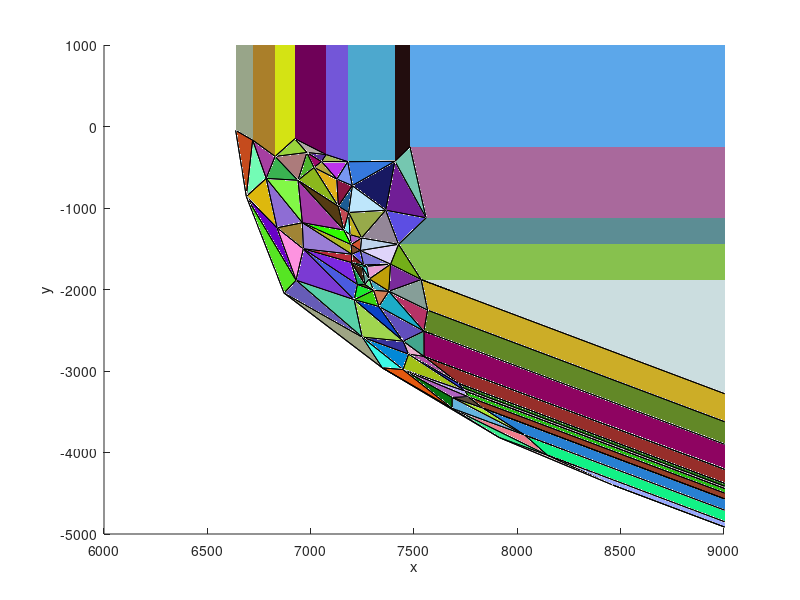

Here is the MATLAB script that generated this plot:


a = [11.1303	-25.8272	86.4345]

figure();
axis([6000 9000 -5000 1000 -10000 0])
%axis([-250 0 -300 -50 -500 -100])
%axis([-2 20 -35 20 55 100])
hold on;
xlabel('x')
ylabel('y')
zlabel('z')

scatter3([a(1)], [a(2)], [a(3)], [10])

patch([6637.19 6637.19 6637.19 ], [1e+20 -1.66835e+07 -47.9483 ], [-8030.09 1e+20 -5856.82 ], [0.840188 0.394383 0.783099 ]);
patch([3.00762e+06 3.00135e+06 4.00768e+06 ], [-2.77741e+06 -2.77334e+06 -3.68401e+06 ], [2.99274e+06 2.99202e+06 3.99317e+06 ], [0.79844 0.911647 0.197551 ]);
patch([3.00135e+06 4.00868e+06 4.00768e+06 ], [-2.77334e+06 -3.68627e+06 -3.68401e+06 ], [2.99202e+06 3.99924e+06 3.99317e+06 ], [0.335223 0.76823 0.277775 ]);
patch([1e+20 3.00762e+06 4.00768e+06 ], [-1.66835e+07 -2.77741e+06 -3.68401e+06 ], [-8030.09 2.99274e+06 3.99317e+06 ], [0.55397 0.477397 0.628871 ]);
patch([1e+20 5.00875e+06 4.00768e+06 ], [-1.66835e+07 -4.54102e+06 -3.68401e+06 ], [-8030.09 4.9993e+06 3.99317e+06 ], [0.364784 0.513401 0.95223 ]);
patch([5.00875e+06 4.00868e+06 4.00768e+06 ], [-4.54102e+06 -3.68627e+06 -3.68401e+06 ], [4.9993e+06 3.99924e+06 3.99317e+06 ], [0.916195 0.635712 0.717297 ]);
patch([6637.19 5.00875e+06 4.00868e+06 ], [-1.66835e+07 -4.54102e+06 -3.68627e+06 ], [1e+20 4.9993e+06 3.99924e+06 ], [0.141603 0.606969 0.0163006 ]);
patch([6637.19 3.00135e+06 4.00868e+06 ], [-1.66835e+07 -2.77334e+06 -3.68627e+06 ], [1e+20 2.99202e+06 3.99924e+06 ], [0.242887 0.137232 0.804177 ]);
patch([6637.19 1.00854e+06 2.00861e+06 ], [-1.66835e+07 -956811 -1.87262e+06 ], [1e+20 999116 1.99928e+06 ], [0.156679 0.400944 0.12979 ]);
patch([1.00854e+06 2.00861e+06 1.00816e+06 ], [-956811 -1.87262e+06 -956367 ], [999116 1.99928e+06 997253 ], [0.108809 0.998925 0.218257 ]);
patch([2.00861e+06 2.00774e+06 1.00816e+06 ], [-1.87262e+06 -1.87138e+06 -956367 ], [1.99928e+06 1.99513e+06 997253 ], [0.512932 0.839112 0.61264 ]);
patch([2.00774e+06 1.00816e+06 1.00802e+06 ], [-1.87138e+06 -956367 -956111 ], [1.99513e+06 997253 996292 ], [0.296032 0.637552 0.524287 ]);
patch([2.00774e+06 1.00773e+06 1.00802e+06 ], [-1.87138e+06 -955614 -956111 ], [1.99513e+06 995034 996292 ], [0.493583 0.972775 0.292517 ]);
patch([1.00773e+06 8035.75 1.00802e+06 ], [-955614 -3786.2 -956111 ], [995034 -3669.47 996292 ], [0.771358 0.526745 0.769914 ]);
patch([1.00854e+06 8461.71 1.00816e+06 ], [-956811 -4399.08 -956367 ], [999116 -1298.81 997253 ], [0.400229 0.891529 0.283315 ]);
patch([1.00816e+06 1.00802e+06 8144.32 ], [-956367 -956111 -4031.83 ], [997253 996292 -2635.77 ], [0.352458 0.807725 0.919026 ]);
patch([8035.75 1.00802e+06 8144.32 ], [-3786.2 -956111 -4031.83 ], [-3669.47 996292 -2635.77 ], [0.0697553 0.949327 0.525995 ]);
patch([2.00755e+06 2.00774e+06 1.0077e+06 ], [-1.87005e+06 -1.87138e+06 -955141 ], [1.99263e+06 1.99513e+06 993791 ], [0.0860558 0.192214 0.663227 ]);
patch([7346.14 7684.56 7446.91 ], [-2960.8 -3458.52 -2982.23 ], [-4559.08 -3825.95 -5065 ], [0.890233 0.348893 0.0641713 ]);
patch([7684.56 7684.78 7446.91 ], [-3458.52 -3324.39 -2982.23 ], [-3825.95 -4536.31 -5065 ], [0.020023 0.457702 0.0630958 ]);
patch([7346.14 7249.35 7446.91 ], [-2960.8 -2584.23 -2982.23 ], [-4559.08 -5707.44 -5065 ], [0.23828 0.970634 0.902208 ]);
patch([2.00774e+06 1.0077e+06 1.00759e+06 ], [-1.87138e+06 -955141 -955211 ], [1.99513e+06 993791 994085 ], [0.85092 0.266666 0.53976 ]);
patch([2.00774e+06 1.00759e+06 1.00768e+06 ], [-1.87138e+06 -955211 -955472 ], [1.99513e+06 994085 994671 ], [0.375207 0.760249 0.512535 ]);
patch([1.00773e+06 239873 874168 ], [-955614 -224357 -828373 ], [995034 227238 861328 ], [0.667724 0.531606 0.0392803 ]);
patch([2.00774e+06 1.00768e+06 1.00769e+06 ], [-1.87138e+06 -955472 -955526 ], [1.99513e+06 994671 994822 ], [0.437638 0.931835 0.93081 ]);
patch([2.00774e+06 1.00773e+06 1.00769e+06 ], [-1.87138e+06 -955614 -955526 ], [1.99513e+06 995034 994822 ], [0.720952 0.284293 0.738534 ]);
patch([1.00773e+06 874168 1.00769e+06 ], [-955614 -828373 -955526 ], [995034 861328 994822 ], [0.639979 0.354049 0.687861 ]);
patch([630803 1.00768e+06 874146 ], [-596558 -955472 -828307 ], [617821 994671 861165 ], [0.165974 0.440105 0.880075 ]);
patch([630803 874168 874146 ], [-596558 -828373 -828307 ], [617821 861328 861165 ], [0.829201 0.330337 0.228968 ]);
patch([1.00768e+06 1.00769e+06 1.00766e+06 ], [-955472 -955526 -955462 ], [994671 994822 994678 ], [0.893372 0.35036 0.68667 ]);
patch([1.00768e+06 874146 1.00766e+06 ], [-955472 -828307 -955462 ], [994671 861165 994678 ], [0.956468 0.58864 0.657304 ]);
patch([1.00769e+06 874146 1.00766e+06 ], [-955526 -828307 -955462 ], [994822 861165 994678 ], [0.858676 0.43956 0.92397 ]);
patch([874168 1.00769e+06 874146 ], [-828373 -955526 -828307 ], [861328 994822 861165 ], [0.398437 0.814767 0.684219 ]);
patch([630803 1.00759e+06 1.00768e+06 ], [-596558 -955211 -955472 ], [617821 994085 994671 ], [0.910972 0.482491 0.215825 ]);
patch([1.0077e+06 7548.27 1.00759e+06 ], [-955141 -2821.53 -955211 ], [993791 -5872.7 994085 ], [0.950252 0.920128 0.14766 ]);
patch([7548.27 193080 1.00759e+06 ], [-2821.53 -179593 -955211 ], [-5872.7 179838 994085 ], [0.881062 0.641081 0.431953 ]);
patch([193080 1.00759e+06 179765 ], [-179593 -955211 -166982 ], [179838 994085 166717 ], [0.619596 0.281059 0.786002 ]);
patch([630803 1.00759e+06 179765 ], [-596558 -955211 -166982 ], [617821 994085 166717 ], [0.307458 0.447034 0.226107 ]);
patch([630803 874168 239853 ], [-596558 -828373 -224282 ], [617821 861328 227030 ], [0.187533 0.276235 0.556444 ]);
patch([239873 874168 239853 ], [-224357 -828373 -224282 ], [227238 861328 227030 ], [0.416501 0.169607 0.906804 ]);
patch([179765 239842 79057.7 ], [-166982 -224232 -71133.6 ], [166717 226898 66204.6 ], [0.103171 0.126075 0.495444 ]);
patch([7717.43 179765 79057.7 ], [-3154.28 -166982 -71133.6 ], [-5245.45 166717 66204.6 ], [0.760475 0.984752 0.935004 ]);
patch([7684.78 7446.91 7763.87 ], [-3324.39 -2982.23 -3317.12 ], [-4536.31 -5065 -4819.61 ], [0.684445 0.383188 0.749771 ]);
patch([7684.78 7834.06 7763.87 ], [-3324.39 -3456.49 -3317.12 ], [-4536.31 -4468.34 -4819.61 ], [0.368664 0.29416 0.232262 ]);
patch([7834.06 239873 7763.87 ], [-3456.49 -224357 -3317.12 ], [-4468.34 227238 -4819.61 ], [0.584489 0.244413 0.15239 ]);
patch([239853 79057.7 7747.1 ], [-224282 -71133.6 -3245.76 ], [227030 66204.6 -5019.5 ], [0.732149 0.125475 0.79347 ]);
patch([239873 7763.87 7747.1 ], [-224357 -3317.12 -3245.76 ], [227238 -4819.61 -5019.5 ], [0.164102 0.745071 0.0745298 ]);
patch([239873 239853 7747.1 ], [-224357 -224282 -3245.76 ], [227238 227030 -5019.5 ], [0.950104 0.0525293 0.521563 ]);
patch([7717.43 7473.35 7747.1 ], [-3154.28 -2793.26 -3245.76 ], [-5245.45 -5794.03 -5019.5 ], [0.176211 0.240062 0.797798 ]);
patch([7446.91 7763.87 7747.1 ], [-2982.23 -3317.12 -3245.76 ], [-5065 -4819.61 -5019.5 ], [0.732654 0.656564 0.967405 ]);
patch([7446.91 7473.35 7747.1 ], [-2982.23 -2793.26 -3245.76 ], [-5065 -5794.03 -5019.5 ], [0.639458 0.759735 0.0934805 ]);
patch([7717.43 79057.7 7742.52 ], [-3154.28 -71133.6 -3214.16 ], [-5245.45 66204.6 -5109.56 ], [0.134902 0.52021 0.0782321 ]);
patch([7717.43 7747.1 7742.52 ], [-3154.28 -3245.76 -3214.16 ], [-5245.45 -5019.5 -5109.56 ], [0.0699064 0.204655 0.46142 ]);
patch([79057.7 7747.1 7742.52 ], [-71133.6 -3245.76 -3214.16 ], [66204.6 -5019.5 -5109.56 ], [0.819677 0.573319 0.755581 ]);
patch([239853 239842 79057.7 ], [-224282 -224232 -71133.6 ], [227030 226898 66204.6 ], [0.0519388 0.157807 0.999994 ]);
patch([630803 179765 239842 ], [-596558 -166982 -224232 ], [617821 166717 226898 ], [0.204329 0.889956 0.125468 ]);
patch([630803 239853 239842 ], [-596558 -224282 -224232 ], [617821 227030 226898 ], [0.997799 0.0540576 0.87054 ]);
patch([7717.43 193080 179765 ], [-3154.28 -179593 -166982 ], [-5245.45 179838 166717 ], [0.0723288 0.00416161 0.923069 ]);
patch([7717.43 7548.27 193080 ], [-3154.28 -2821.53 -179593 ], [-5245.45 -5872.7 179838 ], [0.593892 0.180372 0.163131 ]);
patch([78897.2 1.0077e+06 7548.27 ], [-70579.9 -955141 -2821.53 ], [65059.1 993791 -5872.7 ], [0.39169 0.913027 0.819695 ]);
patch([1e+20 7558.26 7425.3 ], [-1.66835e+07 -1120.24 -1445.25 ], [-8030.09 -7932.43 -7737.86 ], [0.359095 0.552485 0.57943 ]);
patch([7534.9 7386.67 7425.3 ], [-1878.79 -1689.56 -1445.25 ], [-7417.44 -7546.23 -7737.86 ], [0.452576 0.687387 0.0996401 ]);
patch([1e+20 7534.9 7425.3 ], [-1.66835e+07 -1878.79 -1445.25 ], [-8030.09 -7417.44 -7737.86 ], [0.530808 0.757294 0.304295 ]);
patch([6836.89 6929.3 6964.47 ], [-1242.28 -1886.85 -1501.32 ], [-6967.46 -6279 -7057.5 ], [0.992228 0.576971 0.877614 ]);
patch([7378.37 7386.67 7283.57 ], [-2021.63 -1689.56 -1871.07 ], [-7169.7 -7546.23 -7254.15 ], [0.747809 0.62891 0.0354209 ]);
patch([7246.17 7425.3 7240.43 ], [-1367.5 -1445.25 -1522.1 ], [-7621.3 -7737.86 -7530.73 ], [0.747803 0.833239 0.925377 ]);
patch([7386.67 7425.3 7240.43 ], [-1689.56 -1445.25 -1522.1 ], [-7546.23 -7737.86 -7530.73 ], [0.873271 0.831038 0.979434 ]);
patch([7363.26 7183.61 7201.55 ], [-1027.62 -1055.31 -726.312 ], [-7854.76 -7684.23 -7768.61 ], [0.743811 0.903366 0.983596 ]);
patch([6637.19 6719.22 6828.02 ], [1e+20 -167.303 -367.74 ], [-8030.09 -7148.19 -7383.33 ], [0.66688 0.497259 0.163968 ]);
patch([6637.19 6923.52 6828.02 ], [1e+20 -150.258 -367.74 ], [-8030.09 -7534.02 -7383.33 ], [0.830012 0.888949 0.0769947 ]);
patch([6719.22 6784.77 6828.02 ], [-167.303 -636.852 -367.74 ], [-7148.19 -7242.7 -7383.33 ], [0.649707 0.248044 0.62948 ]);
patch([6784.77 6828.02 6938.69 ], [-636.852 -367.74 -659.949 ], [-7242.7 -7383.33 -7480.89 ], [0.229137 0.70062 0.316867 ]);
patch([7133.7 7160.32 6938.69 ], [-977.655 -1270.94 -659.949 ], [-7649.49 -7571.76 -7480.89 ], [0.328777 0.231428 0.074161 ]);
patch([6959.5 7160.32 6938.69 ], [-1181.02 -1270.94 -659.949 ], [-7291.73 -7571.76 -7480.89 ], [0.633072 0.223656 0.651132 ]);
patch([6784.77 6959.5 6938.69 ], [-636.852 -1181.02 -659.949 ], [-7242.7 -7291.73 -7480.89 ], [0.510686 0.971466 0.280042 ]);
patch([7133.7 7016.07 6938.69 ], [-977.655 -502.395 -659.949 ], [-7649.49 -7604.83 -7480.89 ], [0.546107 0.719269 0.113281 ]);
patch([7179.28 7201.55 7126.35 ], [-431.468 -726.312 -645.575 ], [-7786.61 -7768.61 -7706.87 ], [0.471483 0.59254 0.944318 ]);
patch([6637.19 7179.28 7075.13 ], [1e+20 -431.468 -345.181 ], [-8030.09 -7786.61 -7688.32 ], [0.450918 0.336351 0.847684 ]);
patch([6637.19 6923.52 7075.13 ], [1e+20 -150.258 -345.181 ], [-8030.09 -7534.02 -7688.32 ], [0.434513 0.00323146 0.344943 ]);
patch([6923.52 6828.02 6982.12 ], [-150.258 -367.74 -319.249 ], [-7534.02 -7383.33 -7590.7 ], [0.598481 0.833243 0.233892 ]);
patch([6828.02 6938.69 6982.12 ], [-367.74 -659.949 -319.249 ], [-7383.33 -7480.89 -7590.7 ], [0.675476 0.48295 0.481936 ]);
patch([7016.07 6938.69 6982.12 ], [-502.395 -659.949 -319.249 ], [-7604.83 -7480.89 -7590.7 ], [0.304956 0.712087 0.182556 ]);
patch([7016.07 7052.57 6982.12 ], [-502.395 -430.659 -319.249 ], [-7604.83 -7655.75 -7590.7 ], [0.621823 0.0408643 0.413984 ]);
patch([6923.52 7075.13 6982.12 ], [-150.258 -345.181 -319.249 ], [-7534.02 -7688.32 -7590.7 ], [0.695984 0.673936 0.63764 ]);
patch([7052.57 7075.13 6982.12 ], [-430.659 -345.181 -319.249 ], [-7655.75 -7688.32 -7590.7 ], [0.347116 0.184622 0.609106 ]);
patch([7179.28 7052.57 7075.13 ], [-431.468 -430.659 -345.181 ], [-7786.61 -7655.75 -7688.32 ], [0.627158 0.730729 0.328374 ]);
patch([7179.28 7126.35 7052.57 ], [-431.468 -645.575 -430.659 ], [-7786.61 -7706.87 -7655.75 ], [0.740438 0.202213 0.920914 ]);
patch([7016.07 7126.35 7052.57 ], [-502.395 -645.575 -430.659 ], [-7604.83 -7706.87 -7655.75 ], [0.684757 0.65313 0.257265 ]);
patch([7133.7 7201.55 7126.35 ], [-977.655 -726.312 -645.575 ], [-7649.49 -7768.61 -7706.87 ], [0.532441 0.0876436 0.260497 ]);
patch([7133.7 7016.07 7126.35 ], [-977.655 -502.395 -645.575 ], [-7649.49 -7604.83 -7706.87 ], [0.877384 0.686125 0.0937402 ]);
patch([7133.7 7183.61 7201.55 ], [-977.655 -1055.31 -726.312 ], [-7649.49 -7684.23 -7768.61 ], [0.111276 0.361601 0.576691 ]);
patch([7246.17 7363.26 7183.61 ], [-1367.5 -1027.62 -1055.31 ], [-7621.3 -7854.76 -7684.23 ], [0.593211 0.666557 0.288778 ]);
patch([7133.7 7160.32 7183.61 ], [-977.655 -1270.94 -1055.31 ], [-7649.49 -7571.76 -7684.23 ], [0.775767 0.288379 0.329642 ]);
patch([6959.5 7160.32 7195.51 ], [-1181.02 -1270.94 -1448.94 ], [-7291.73 -7571.76 -7524.06 ], [0.189751 0.984363 0.00357857 ]);
patch([7246.17 7240.43 7195.51 ], [-1367.5 -1522.1 -1448.94 ], [-7621.3 -7530.73 -7524.06 ], [0.827391 0.331479 0.188201 ]);
patch([7160.32 7183.61 7190.44 ], [-1270.94 -1055.31 -1327.18 ], [-7571.76 -7684.23 -7582.28 ], [0.436497 0.958637 0.91893 ]);
patch([7246.17 7183.61 7190.44 ], [-1367.5 -1055.31 -1327.18 ], [-7621.3 -7684.23 -7582.28 ], [0.764871 0.699075 0.121143 ]);
patch([7246.17 7195.51 7190.44 ], [-1367.5 -1448.94 -1327.18 ], [-7621.3 -7524.06 -7582.28 ], [0.685786 0.383832 0.774273 ]);
patch([7160.32 7195.51 7190.44 ], [-1270.94 -1448.94 -1327.18 ], [-7571.76 -7524.06 -7582.28 ], [0.943051 0.916273 0.861917 ]);
patch([7196.79 7255.7 7250.22 ], [-1669.15 -1698.63 -1727.24 ], [-7364.72 -7413.69 -7377.05 ], [0.203548 0.793657 0.548042 ]);
patch([7283.57 7270.52 7250.22 ], [-1871.07 -1715.06 -1727.24 ], [-7254.15 -7414.25 -7377.05 ], [0.297288 0.904932 0.909643 ]);
patch([7270.52 7255.7 7250.22 ], [-1715.06 -1698.63 -1727.24 ], [-7414.25 -7413.69 -7377.05 ], [0.873979 0.498144 0.5762 ]);
patch([7386.67 7270.52 7255.7 ], [-1689.56 -1715.06 -1698.63 ], [-7546.23 -7414.25 -7413.69 ], [0.162757 0.273911 0.864579 ]);
patch([7386.67 7240.43 7255.7 ], [-1689.56 -1522.1 -1698.63 ], [-7546.23 -7530.73 -7413.69 ], [0.492399 0.463662 0.848942 ]);
patch([7240.43 7195.51 7199.05 ], [-1522.1 -1448.94 -1567.29 ], [-7530.73 -7524.06 -7446.96 ], [0.495977 0.291053 0.180421 ]);
patch([6959.5 7195.51 7199.05 ], [-1181.02 -1448.94 -1567.29 ], [-7291.73 -7524.06 -7446.96 ], [0.684178 0.72755 0.139058 ]);
patch([6959.5 6964.47 7199.05 ], [-1181.02 -1501.32 -1567.29 ], [-7291.73 -7057.5 -7446.96 ], [0.603109 0.492422 0.838134 ]);
patch([6964.47 7196.79 7199.05 ], [-1501.32 -1669.15 -1567.29 ], [-7057.5 -7364.72 -7446.96 ], [0.724252 0.178208 0.221966 ]);
patch([7196.79 7255.7 7199.05 ], [-1669.15 -1698.63 -1567.29 ], [-7364.72 -7413.69 -7446.96 ], [0.498525 0.121259 0.138238 ]);
patch([7240.43 7255.7 7199.05 ], [-1522.1 -1698.63 -1567.29 ], [-7530.73 -7413.69 -7446.96 ], [0.360443 0.324807 0.931895 ]);
patch([7386.67 7283.57 7270.52 ], [-1689.56 -1871.07 -1715.06 ], [-7546.23 -7254.15 -7414.25 ], [0.908485 0.622095 0.836828 ]);
patch([7329.71 7378.37 7304.05 ], [-2208.66 -2021.63 -2010.09 ], [-6816.31 -7169.7 -7108.29 ], [0.818128 0.496074 0.334972 ]);
patch([7283.57 7250.22 7262.1 ], [-1871.07 -1727.24 -1936.91 ], [-7254.15 -7377.05 -7148.52 ], [0.394327 0.658831 0.608883 ]);
patch([7196.79 7250.22 7262.1 ], [-1669.15 -1727.24 -1936.91 ], [-7364.72 -7377.05 -7148.52 ], [0.258906 0.15123 0.072545 ]);
patch([7226.02 7196.79 7262.1 ], [-1938.98 -1669.15 -1936.91 ], [-7089.2 -7364.72 -7148.52 ], [0.107848 0.647207 0.363598 ]);
patch([7226.02 7304.05 7262.1 ], [-1938.98 -2010.09 -1936.91 ], [-7089.2 -7108.29 -7148.52 ], [0.28827 0.331386 0.0911486 ]);
patch([7283.57 7304.05 7262.1 ], [-1871.07 -2010.09 -1936.91 ], [-7254.15 -7108.29 -7148.52 ], [0.427328 0.934495 0.58357 ]);
patch([7378.37 7283.57 7304.05 ], [-2021.63 -1871.07 -2010.09 ], [-7169.7 -7254.15 -7108.29 ], [0.265461 0.658747 0.761778 ]);
patch([7226.02 6964.47 7196.79 ], [-1938.98 -1501.32 -1669.15 ], [-7089.2 -7057.5 -7364.72 ], [0.487427 0.157272 0.883037 ]);
patch([6836.89 6959.5 6964.47 ], [-1242.28 -1181.02 -1501.32 ], [-6967.46 -7291.73 -7057.5 ], [0.625665 0.517715 0.207844 ]);
patch([6836.89 6784.77 6959.5 ], [-1242.28 -636.852 -1181.02 ], [-6967.46 -7242.7 -7291.73 ], [0.557561 0.426199 0.829939 ]);
patch([6637.19 6637.19 6688.48 ], [-1.66835e+07 -47.9483 -858.172 ], [1e+20 -5856.82 -6595.1 ], [0.394388 0.244327 0.326013 ]);
patch([6637.19 6871.41 6688.48 ], [-1.66835e+07 -2044.02 -858.172 ], [1e+20 -4759.94 -6595.1 ], [0.72936 0.638654 0.984845 ]);
patch([6871.41 6929.3 6688.48 ], [-2044.02 -1886.85 -858.172 ], [-4759.94 -6279 -6595.1 ], [0.338243 0.89756 0.136075 ]);
patch([6836.89 6929.3 6688.48 ], [-1242.28 -1886.85 -858.172 ], [-6967.46 -6279 -6595.1 ], [0.410788 0.00540855 0.783282 ]);
patch([6637.19 6719.22 6688.48 ], [-47.9483 -167.303 -858.172 ], [-5856.82 -7148.19 -6595.1 ], [0.774386 0.293678 0.114668 ]);
patch([6836.89 6784.77 6688.48 ], [-1242.28 -636.852 -858.172 ], [-6967.46 -7242.7 -6595.1 ], [0.865535 0.721006 0.0491625 ]);
patch([6719.22 6784.77 6688.48 ], [-167.303 -636.852 -858.172 ], [-7148.19 -7242.7 -6595.1 ], [0.449105 0.986467 0.707909 ]);
patch([7179.28 7201.55 7407.55 ], [-431.468 -726.312 -427.428 ], [-7786.61 -7768.61 -7985.66 ], [0.210883 0.473894 0.865181 ]);
patch([7363.26 7201.55 7407.55 ], [-1027.62 -726.312 -427.428 ], [-7854.76 -7768.61 -7985.66 ], [0.0939195 0.0995593 0.382896 ]);
patch([6637.19 7179.28 7407.55 ], [1e+20 -431.468 -427.428 ], [-8030.09 -7786.61 -7985.66 ], [0.301763 0.65712 0.809095 ]);
patch([6637.19 7480.67 7407.55 ], [1e+20 -247.341 -427.428 ], [-8030.09 -8030.09 -7985.66 ], [0.131702 0.0515083 0.0534223 ]);
patch([7480.67 7558.26 7407.55 ], [-247.341 -1120.24 -427.428 ], [-8030.09 -7932.43 -7985.66 ], [0.457716 0.780868 0.692076 ]);
patch([7558.26 7363.26 7407.55 ], [-1120.24 -1027.62 -427.428 ], [-7932.43 -7854.76 -7985.66 ], [0.44256 0.119111 0.589637 ]);
patch([7246.17 7425.3 7363.26 ], [-1367.5 -1445.25 -1027.62 ], [-7621.3 -7737.86 -7854.76 ], [0.578635 0.529899 0.595045 ]);
patch([7558.26 7425.3 7363.26 ], [-1120.24 -1445.25 -1027.62 ], [-7932.43 -7737.86 -7854.76 ], [0.361917 0.304285 0.888723 ]);
patch([7534.9 7378.37 7386.67 ], [-1878.79 -2021.63 -1689.56 ], [-7417.44 -7169.7 -7546.23 ], [0.476585 0.16982 0.609729 ]);
patch([7534.9 7565.84 7378.37 ], [-1878.79 -2253.25 -2021.63 ], [-7417.44 -6945.81 -7169.7 ], [0.525747 0.618925 0.596196 ]);
patch([7329.71 7304.05 7210.63 ], [-2208.66 -2010.09 -2125.4 ], [-6816.31 -7108.29 -6745.57 ], [0.233656 0.829808 0.0700902 ]);
patch([7226.02 7304.05 7210.63 ], [-1938.98 -2010.09 -2125.4 ], [-7089.2 -7108.29 -6745.57 ], [0.0988374 0.923728 0.16965 ]);
patch([6929.3 6964.47 7210.63 ], [-1886.85 -1501.32 -2125.4 ], [-6279 -7057.5 -6745.57 ], [0.481733 0.225491 0.826769 ]);
patch([7226.02 6964.47 7210.63 ], [-1938.98 -1501.32 -2125.4 ], [-7089.2 -7057.5 -6745.57 ], [0.290829 0.357193 0.878278 ]);
patch([6929.3 7249.35 7210.63 ], [-1886.85 -2584.23 -2125.4 ], [-6279 -5707.44 -6745.57 ], [0.344251 0.814909 0.659146 ]);
patch([7329.71 7210.63 7447.76 ], [-2208.66 -2125.4 -2634.37 ], [-6816.31 -6745.57 -6131.63 ], [0.0363274 0.257469 0.778257 ]);
patch([7249.35 7210.63 7447.76 ], [-2584.23 -2125.4 -2634.37 ], [-5707.44 -6745.57 -6131.63 ], [0.625964 0.836104 0.308157 ]);
patch([7249.35 7473.35 7447.76 ], [-2584.23 -2793.26 -2634.37 ], [-5707.44 -5794.03 -6131.63 ], [0.221009 0.198021 0.612442 ]);
patch([7329.71 7378.37 7547.87 ], [-2208.66 -2021.63 -2511.17 ], [-6816.31 -7169.7 -6501.36 ], [0.109733 0.674605 0.782262 ]);
patch([7565.84 7378.37 7547.87 ], [-2253.25 -2021.63 -2511.17 ], [-6945.81 -7169.7 -6501.36 ], [0.719462 0.200352 0.401188 ]);
patch([78897.2 1.0077e+06 7547.87 ], [-70579.9 -955141 -2511.17 ], [65059.1 993791 -6501.36 ], [0.315658 0.434009 0.230996 ]);
patch([384195 7565.84 7547.87 ], [-360952 -2253.25 -2511.17 ], [369669 -6945.81 -6501.36 ], [0.385748 0.532846 0.154724 ]);
patch([78897.2 7548.27 7547.87 ], [-70579.9 -2821.53 -2511.17 ], [65059.1 -5872.7 -6501.36 ], [0.555398 0.0145793 0.380215 ]);
patch([7329.71 7447.76 7547.87 ], [-2208.66 -2634.37 -2511.17 ], [-6816.31 -6131.63 -6501.36 ], [0.382167 0.305408 0.737408 ]);
patch([7548.27 7447.76 7547.87 ], [-2821.53 -2634.37 -2511.17 ], [-5872.7 -6131.63 -6501.36 ], [0.260445 0.649659 0.552316 ]);
patch([7473.35 7548.27 7447.76 ], [-2793.26 -2821.53 -2634.37 ], [-5794.03 -5872.7 -6131.63 ], [0.919591 0.685986 0.809785 ]);
patch([7717.43 7473.35 7548.27 ], [-3154.28 -2793.26 -2821.53 ], [-5245.45 -5794.03 -5872.7 ], [0.697848 0.31195 0.645889 ]);
patch([7249.35 7446.91 7473.35 ], [-2584.23 -2982.23 -2793.26 ], [-5707.44 -5065 -5794.03 ], [0.00600477 0.53296 0.84391 ]);
patch([6871.41 7346.14 7249.35 ], [-2044.02 -2960.8 -2584.23 ], [-4759.94 -4559.08 -5707.44 ], [0.618447 0.642693 0.518515 ]);
patch([6871.41 6929.3 7249.35 ], [-2044.02 -1886.85 -2584.23 ], [-4759.94 -6279 -5707.44 ], [0.400709 0.362154 0.718867 ]);
patch([7534.9 384195 7565.84 ], [-1878.79 -360952 -2253.25 ], [-7417.44 369669 -6945.81 ], [0.801897 0.677812 0.152876 ]);
patch([1.00754e+06 7534.9 384195 ], [-954316 -1878.79 -360952 ], [992613 -7417.44 369669 ], [0.0328927 0.0635606 0.685722 ]);
patch([384195 7547.87 1.00766e+06 ], [-360952 -2511.17 -954760 ], [369669 -6501.36 993161 ], [0.187616 0.618958 0.700301 ]);
patch([1.0077e+06 7547.87 1.00766e+06 ], [-955141 -2511.17 -954760 ], [993791 -6501.36 993161 ], [0.567831 0.00112548 0.00570914 ]);
patch([2.00755e+06 1.0077e+06 1.00766e+06 ], [-1.87005e+06 -955141 -954760 ], [1.99263e+06 993791 993161 ], [0.305239 0.26157 0.655368 ]);
patch([1.00754e+06 2.00755e+06 1.00766e+06 ], [-954316 -1.87005e+06 -954760 ], [992613 1.99263e+06 993161 ], [0.857555 0.181161 0.341354 ]);
patch([1.00754e+06 384195 1.00766e+06 ], [-954316 -360952 -954760 ], [992613 369669 993161 ], [0.667341 0.879009 0.653305 ]);
patch([1.00773e+06 7834.06 239873 ], [-955614 -3456.49 -224357 ], [995034 -4468.34 227238 ], [0.31323 0.885014 0.186265 ]);
patch([1.00773e+06 8035.75 7834.06 ], [-955614 -3786.2 -3456.49 ], [995034 -3669.47 -4468.34 ], [0.157139 0.503461 0.828957 ]);
patch([8035.75 7684.78 7834.06 ], [-3786.2 -3324.39 -3456.49 ], [-3669.47 -4536.31 -4468.34 ], [0.675654 0.90417 0.191112 ]);
patch([8035.75 7684.56 7684.78 ], [-3786.2 -3458.52 -3324.39 ], [-3669.47 -3825.95 -4536.31 ], [0.394521 0.706067 0.868924 ]);
patch([7346.14 7913.63 7684.56 ], [-2960.8 -3818.03 -3458.52 ], [-4559.08 -2188.2 -3825.95 ], [0.547397 0.738959 0.932485 ]);
patch([7913.63 8144.32 7684.56 ], [-3818.03 -4031.83 -3458.52 ], [-2188.2 -2635.77 -3825.95 ], [0.233119 0.926576 0.551443 ]);
patch([8035.75 8144.32 7684.56 ], [-3786.2 -4031.83 -3458.52 ], [-3669.47 -2635.77 -3825.95 ], [0.93342 0.494407 0.552568 ]);
patch([7913.63 8461.71 8144.32 ], [-3818.03 -4399.08 -4031.83 ], [-2188.2 -1298.81 -2635.77 ], [0.939129 0.799646 0.814139 ]);
patch([8461.71 1.00816e+06 8144.32 ], [-4399.08 -956367 -4031.83 ], [-1298.81 997253 -2635.77 ], [0.594497 0.657201 0.9953 ]);
patch([6637.19 1.00854e+06 8461.71 ], [-1.66835e+07 -956811 -4399.08 ], [1e+20 999116 -1298.81 ], [0.935852 0.324541 0.874309 ]);
patch([6637.19 7913.63 8461.71 ], [-1.66835e+07 -3818.03 -4399.08 ], [1e+20 -2188.2 -1298.81 ], [0.589157 0.637771 0.759324 ]);
patch([6637.19 7346.14 7913.63 ], [-1.66835e+07 -2960.8 -3818.03 ], [1e+20 -4559.08 -2188.2 ], [0.775421 0.79491 0.262785 ]);
patch([6637.19 6871.41 7346.14 ], [-1.66835e+07 -2044.02 -2960.8 ], [1e+20 -4759.94 -4559.08 ], [0.604379 0.470564 0.166955 ]);
patch([1e+20 1.00754e+06 7534.9 ], [-1.66835e+07 -954316 -1878.79 ], [-8030.09 992613 -7417.44 ], [0.79549 0.865086 0.873021 ]);
patch([1e+20 7480.67 7558.26 ], [-1.66835e+07 -247.341 -1120.24 ], [-8030.09 -8030.09 -7932.43 ], [0.664414 0.412483 0.611981 ]);
patch([6637.19 6637.19 6719.22 ], [1e+20 -47.9483 -167.303 ], [-8030.09 -5856.82 -7148.19 ], [0.596899 0.645601 0.538557 ]);
patch([3.00762e+06 2.00755e+06 2.00774e+06 ], [-2.77741e+06 -1.87005e+06 -1.87138e+06 ], [2.99274e+06 1.99263e+06 1.99513e+06 ], [0.148342 0.579022 0.0329634 ]);
patch([3.00762e+06 3.00135e+06 2.00774e+06 ], [-2.77741e+06 -2.77334e+06 -1.87138e+06 ], [2.99274e+06 2.99202e+06 1.99513e+06 ], [0.70091 0.518151 0.832609 ]);
patch([3.00135e+06 2.00861e+06 2.00774e+06 ], [-2.77334e+06 -1.87262e+06 -1.87138e+06 ], [2.99202e+06 1.99928e+06 1.99513e+06 ], [0.515049 0.112648 0.48981 ]);
patch([6637.19 3.00135e+06 2.00861e+06 ], [-1.66835e+07 -2.77334e+06 -1.87262e+06 ], [1e+20 2.99202e+06 1.99928e+06 ], [0.510349 0.0484997 0.814351 ]);
patch([1e+20 3.00762e+06 2.00755e+06 ], [-1.66835e+07 -2.77741e+06 -1.87005e+06 ], [-8030.09 2.99274e+06 1.99263e+06 ], [0.384658 0.637656 0.452122 ]);
patch([1e+20 1.00754e+06 2.00755e+06 ], [-1.66835e+07 -954316 -1.87005e+06 ], [-8030.09 992613 1.99263e+06 ], [0.143982 0.413078 0.247033 ]);
patch([6637.19 1.20088e+07 1.00082e+07 ], [-1.66835e+07 -9.8897e+06 -8.46276e+06 ], [1e+20 1.19962e+07 9.99485e+06 ], [0.406767 0.0174566 0.717597 ]);
patch([1e+20 5.00875e+06 7.00929e+06 ], [-1.66835e+07 -4.54102e+06 -6.14189e+06 ], [-8030.09 4.9993e+06 7.00052e+06 ], [0.573721 0.812947 0.582682 ]);
patch([1e+20 1.00082e+07 7.00929e+06 ], [-1.66835e+07 -8.46276e+06 -6.14189e+06 ], [-8030.09 9.99485e+06 7.00052e+06 ], [0.446743 0.477361 0.995165 ]);
patch([6637.19 5.00875e+06 7.00929e+06 ], [-1.66835e+07 -4.54102e+06 -6.14189e+06 ], [1e+20 4.9993e+06 7.00052e+06 ], [0.0587232 0.0742604 0.640766 ]);
patch([6637.19 1.00082e+07 7.00929e+06 ], [-1.66835e+07 -8.46276e+06 -6.14189e+06 ], [1e+20 9.99485e+06 7.00052e+06 ], [0.59728 0.222602 0.219788 ]);
patch([1e+20 1.20088e+07 1.00082e+07 ], [-1.66835e+07 -9.8897e+06 -8.46276e+06 ], [-8030.09 1.19962e+07 9.99485e+06 ], [0.630243 0.923513 0.737939 ]);
patch([6637.19 2.60464e+07 2.43601e+07 ], [-1.66835e+07 -1.66835e+07 -1.63676e+07 ], [1e+20 2.60386e+07 2.4351e+07 ], [0.462852 0.438562 0.850586 ]);
patch([6637.19 2.09392e+07 2.43601e+07 ], [-1.66835e+07 -1.48504e+07 -1.63676e+07 ], [1e+20 2.09309e+07 2.4351e+07 ], [0.952662 0.948911 0.899086 ]);
patch([1e+20 2.60464e+07 2.43601e+07 ], [-1.66835e+07 -1.66835e+07 -1.63676e+07 ], [-8030.09 2.60386e+07 2.4351e+07 ], [0.767014 0.333569 0.536742 ]);
patch([1e+20 2.09392e+07 2.43601e+07 ], [-1.66835e+07 -1.48504e+07 -1.63676e+07 ], [-8030.09 2.09309e+07 2.4351e+07 ], [0.219136 0.477551 0.94982 ]);
patch([1e+20 1.20088e+07 1.40102e+07 ], [-1.66835e+07 -9.8897e+06 -1.11379e+07 ], [-8030.09 1.19962e+07 1.40016e+07 ], [0.466169 0.884318 0.967277 ]);
patch([1e+20 1.60092e+07 1.40102e+07 ], [-1.66835e+07 -1.23003e+07 -1.11379e+07 ], [-8030.09 1.59975e+07 1.40016e+07 ], [0.183765 0.458039 0.780224 ]);
patch([6637.19 1.20088e+07 1.40102e+07 ], [-1.66835e+07 -9.8897e+06 -1.11379e+07 ], [1e+20 1.19962e+07 1.40016e+07 ], [0.766448 0.904782 0.257585 ]);
patch([6637.19 1.60092e+07 1.40102e+07 ], [-1.66835e+07 -1.23003e+07 -1.11379e+07 ], [1e+20 1.59975e+07 1.40016e+07 ], [0.761612 0.963505 0.331846 ]);
patch([6637.19 2.09392e+07 1.60092e+07 ], [-1.66835e+07 -1.48504e+07 -1.23003e+07 ], [1e+20 2.09309e+07 1.59975e+07 ], [0.402379 0.560785 0.554448 ]);
patch([1e+20 2.09392e+07 1.60092e+07 ], [-1.66835e+07 -1.48504e+07 -1.23003e+07 ], [-8030.09 2.09309e+07 1.59975e+07 ], [0.622167 0.191028 0.477961 ]);
patch([1e+20 6637.19 7480.67 ], [-1.66835e+07 1e+20 -247.341 ], [-8030.09 -8030.09 -8030.09 ], [0.360105 0.65388 0.916523 ]);
patch([1e+20 6637.19 2.60464e+07 ], [-1.66835e+07 -1.66835e+07 -1.66835e+07 ], [-8030.09 1e+20 2.60386e+07 ], [0.210692 0.606542 0.865434 ]);

